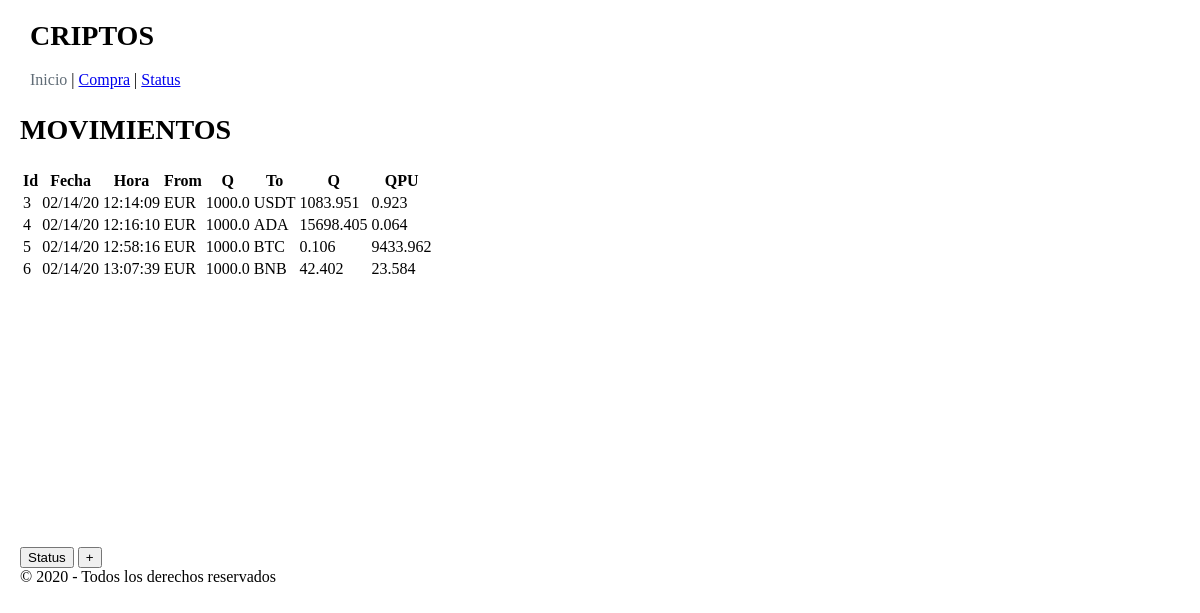
The app's page /, older data.
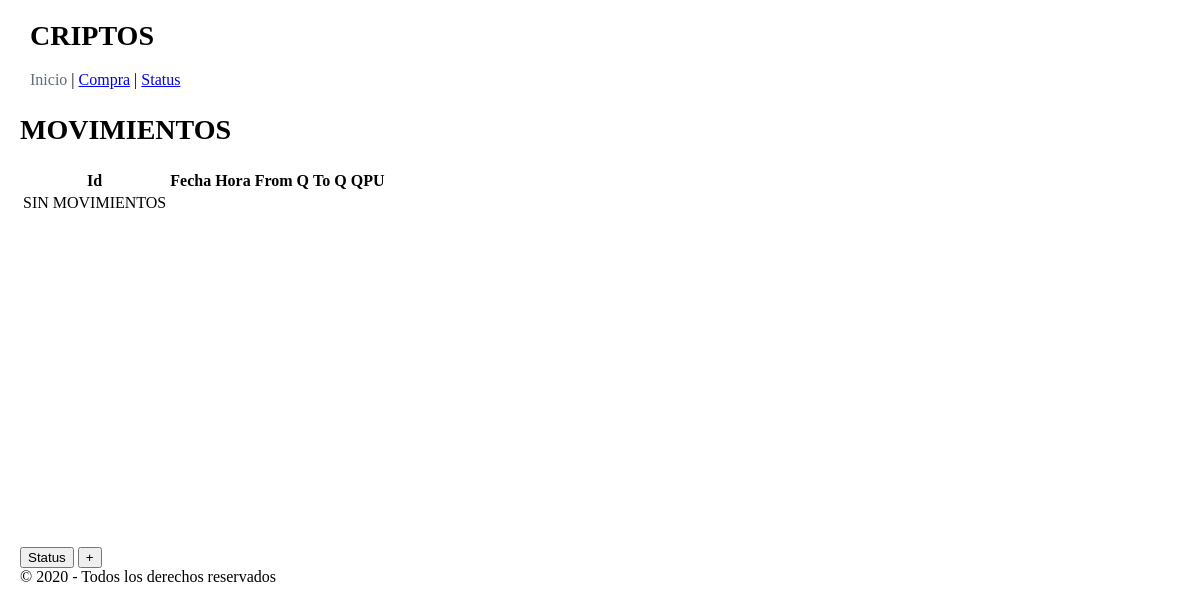
The same page, newer data.
### tables this page shows
CREATE TABLE "Movements" (
	`id`	INTEGER,
	`date`	TEXT,
	`time`	TEXT,
	`from_currency`	INTEGER,
	`from_quantity`	REAL,
	`to_currency`	INTEGER,
	`to_quantity`	REAL,
	PRIMARY KEY(`id`),
	FOREIGN KEY(`to_currency`) REFERENCES `Criptos`,
	FOREIGN KEY(`from_currency`) REFERENCES `Criptos`
);

CREATE TABLE "Criptos" (
	`id`	INTEGER,
	`symbol`	TEXT,
	`name`	TEXT,
	PRIMARY KEY(`id`)
);

### criptos/routes.py (the view)
@app.route("/")
def index():
    try:
        registros = todosMovDB()
        return render_template("index.html", registros=registros, route="index")
    except (sqlite3.Error, Exception) as e:
        print("Error en index - BBDD", e)
        textError = "Fallo en Base de Datos. Inténtelo más tarde."
        return render_template('index.html', route='index', textError=textError)

### criptos/routes.py (called while the page is built)
def todosMovDB():
    conn = sqlite3.connect(BASE_DATOS)
    cur = conn.cursor()
    consulta = '''SELECT Movements.id, Movements.date, Movements.time,
                CriptosFrom.symbol, Movements.from_quantity, CriptosTo.symbol, Movements.to_quantity FROM Movements
                INNER JOIN Criptos as CriptosFrom ON Movements.from_currency = CriptosFrom.id
                INNER JOIN Criptos as CriptosTo ON Movements.to_currency = CriptosTo.id;'''
    rows = cur.execute(consulta)
    filas = []
    for row in rows:
        filas.append(row)
    conn.close()
    return filas

### criptos/templates/index.html (shortened to what this page needs)
{% extends "base.html" %}
{% block content %}
    <h1>MOVIMIENTOS</h1>
    <div id='scrollTable'>
        <table class="u-full-width">
            <tr>
                <th>Id</th>
                <th>Fecha</th>
                <th>Hora</th>
                <th>From</th>
                <th>Q</th>
                <th>To</th>
                <th>Q</th>
                <th>QPU</th>
            </tr>
            {% if registros|length == 0 %}
            <tr>
                <td>SIN MOVIMIENTOS</td>
            </tr>
            {% endif %}
            {% for mov in registros %}
            <tr>
                <td>{{mov[0]}}</td>
                <td>{{mov[1]}}</td>
                <td>{{mov[2]}}</td>
                <td>{{mov[3]}}</td>
                <td>{{mov[4]}}</td>
                <td>{{mov[5]}}</td>
                <td>{{mov[6]}}</td>
                <td> {{ "%.3f"|format((mov[4])/(mov[6])) }} </td>
            </tr>
            {% endfor %}
        </table>
    </div>
    <a href="/status"><input type="button" value="Status"></a>
    <a href="/purchase"><input type="button" value="+"></a>
{% endblock %}

### criptos/templates/base.html (shortened to what this page needs)
<html lang="en">
<head>
    <link rel="stylesheet" href="//cdnjs.cloudflare.com/ajax/libs/normalize/5.0.0/normalize.css">
    <link rel="stylesheet" href="//cdnjs.cloudflare.com/ajax/libs/milligram/1.3.0/milligram.css">
    <link rel="stylesheet" href="/static/css/base.css">
</head>
<body>
    <header>
        <h1>CRIPTOS</h1>
        <div id="menu">
            {% if 'index' != route %}
            <a href="/">Inicio</a> |
            {% else%}
            <a class="disable">Inicio</a> |
            {% endif %}
            {% if 'purchase' != route %}
            <a href="/purchase">Compra</a>  |
            {% else%}
            <a class="disable">Compra</a>  |
            {% endif %}
            {% if 'status' != route %}
            <a href="/status">Status</a>
            {% else%}
            <a class="disable">Status</a> |
            {% endif %}
        </div>
    </header>
    <section>
        {% block content %}{% endblock %}
    </section>
    <footer>&copy 2020 - Todos los derechos reservados</footer>
</body>
</html>

### criptos/static/css/base.css (style rules this page uses)
body { margin: 20px; }
header { margin-left: 10px; }
h1 { font-size: 28px; }
#menu { margin-bottom: 25px; }
#menu .disable { color: #606c76; }
#scrollTable { overflow-y: scroll; height: 355px; width: auto; margin-bottom: 15px; }

Row changes from the older to the newer data that the page shows:
removed Movements: id "3", date "02/14/20", time "12:14:09", symbol "EUR", from_quantity "1000.0", symbol "USDT", to_quantity "1083.951", (mov[4])/(mov[6]) "0.923"
removed Movements: id "4", date "02/14/20", time "12:16:10", symbol "EUR", from_quantity "1000.0", symbol "ADA", to_quantity "15698.405", (mov[4])/(mov[6]) "0.064"
removed Movements: id "5", date "02/14/20", time "12:58:16", symbol "EUR", from_quantity "1000.0", symbol "BTC", to_quantity "0.106", (mov[4])/(mov[6]) "9433.962"
removed Movements: id "6", date "02/14/20", time "13:07:39", symbol "EUR", from_quantity "1000.0", symbol "BNB", to_quantity "42.402", (mov[4])/(mov[6]) "23.584"
Text that changed along with them:
text now shown: "SIN MOVIMIENTOS"
